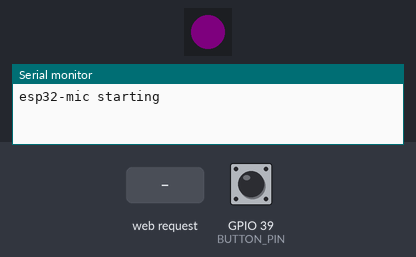
A program run on a simulated ESP32. Parts: 1 RGB LEDs in strip order, left to right, the last lines printed to the serial monitor. The test bench sets the inputs (shaded band); at power-on: GPIO 39 (BUTTON_PIN) HIGH. Dim RGB values are drawn brighter than linear; WiFi joins after 1.5 s; servers stay silent unless stated; I2S audio is not simulated (input reads silence).

Above: at 0.3 s.
At 3.4 s:
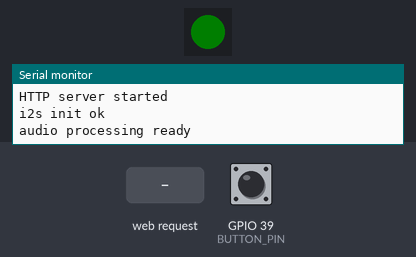
3.5 s: HTTP request GET /stream.wav received
5.0 s: GPIO 39 (BUTTON_PIN) pulled LOW for 3.2 s
Timing chart, 0 to 8.0 s (numbered marks = the images above; inputs shaded):
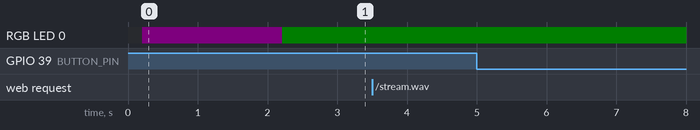

The program:

main.cpp
```cpp
#include <Arduino.h>
#include <WiFi.h>
#include <WebServer.h>
#include <ESPmDNS.h>
#include <FastLED.h>
#include <WiFiManager.h>
#include "driver/i2s.h"

static const char* MDNS_HOSTNAME = "esp32-mic";

// LED config (Atom Echo has SK6812 on GPIO 27)
#define LED_PIN 27
#define NUM_LEDS 1
static CRGB leds[NUM_LEDS];

// Button config (Atom Echo has button on GPIO 39 with external pullup)
#define BUTTON_PIN 39

void setLED(uint8_t r, uint8_t g, uint8_t b) {
  leds[0] = CRGB(r, g, b);
  FastLED.show();
}

void configModeCallback(WiFiManager *wm) {
  Serial.println("Entered config mode");
  setLED(50, 0, 50);  // Purple: config portal active
}

bool checkButtonLongPress() {
  static unsigned long pressStart = 0;
  if (digitalRead(BUTTON_PIN) == LOW) {
    if (pressStart == 0) pressStart = millis();
    if (millis() - pressStart > 3000) {
      pressStart = 0;
      return true;
    }
  } else {
    pressStart = 0;
  }
  return false;
}

WebServer server(80);

// Atom Echo PDM mic wiring (verify if needed)
// These are common defaults; adjust if mic levels read as ~0.
static const gpio_num_t MIC_CLK_PIN = GPIO_NUM_33; // PDM clock
static const gpio_num_t MIC_DATA_PIN = GPIO_NUM_34; // PDM data

static const int SAMPLE_RATE_HZ = 16000;
static const int READ_SAMPLES = 320; // 20 ms at 16 kHz

// Audio processing config
static const float HIGHPASS_CUTOFF_HZ = 80.0f;   // Remove low-frequency rumble
static const float LOWPASS_CUTOFF_HZ = 3000.0f;  // Remove high-frequency whine

// Filter state (single-pole IIR for HP, two-pole for LP)
static float hp_prev_in = 0.0f;
static float hp_prev_out = 0.0f;
static float hp_alpha = 0.0f;
static float lp_prev_out1 = 0.0f;
static float lp_prev_out2 = 0.0f;
static float lp_alpha = 0.0f;

void initAudioProcessing() {
  float dt = 1.0f / SAMPLE_RATE_HZ;

  // High-pass: alpha = RC / (RC + dt)
  float hp_rc = 1.0f / (2.0f * PI * HIGHPASS_CUTOFF_HZ);
  hp_alpha = hp_rc / (hp_rc + dt);

  // Low-pass: alpha = dt / (RC + dt)
  float lp_rc = 1.0f / (2.0f * PI * LOWPASS_CUTOFF_HZ);
  lp_alpha = dt / (lp_rc + dt);
}

// Apply band-pass filter (high-pass + two-stage low-pass for steeper rolloff)
void processAudio(int16_t* samples, int count) {
  for (int i = 0; i < count; i++) {
    float in = (float)samples[i];

    // High-pass
    float hp_out = hp_alpha * (hp_prev_out + in - hp_prev_in);
    hp_prev_in = in;
    hp_prev_out = hp_out;

    // Low-pass (two cascaded stages for -12dB/octave rolloff)
    lp_prev_out1 += lp_alpha * (hp_out - lp_prev_out1);
    lp_prev_out2 += lp_alpha * (lp_prev_out1 - lp_prev_out2);

    samples[i] = (int16_t)constrain((int)lp_prev_out2, -32768, 32767);
  }
}

static bool setupMic() {
  i2s_config_t i2s_config = {};
  i2s_config.mode = (i2s_mode_t)(I2S_MODE_MASTER | I2S_MODE_RX | I2S_MODE_PDM);
  i2s_config.sample_rate = SAMPLE_RATE_HZ;
  i2s_config.bits_per_sample = I2S_BITS_PER_SAMPLE_16BIT;
  i2s_config.channel_format = I2S_CHANNEL_FMT_ONLY_LEFT;
  i2s_config.communication_format = I2S_COMM_FORMAT_STAND_I2S;
  i2s_config.intr_alloc_flags = ESP_INTR_FLAG_LEVEL1;
  i2s_config.dma_buf_count = 4;
  i2s_config.dma_buf_len = READ_SAMPLES;
  i2s_config.use_apll = false;
  i2s_config.tx_desc_auto_clear = false;
  i2s_config.fixed_mclk = 0;

  i2s_pin_config_t pin_config = {};
  pin_config.bck_io_num = I2S_PIN_NO_CHANGE;
  pin_config.ws_io_num = MIC_CLK_PIN;
  pin_config.data_out_num = I2S_PIN_NO_CHANGE;
  pin_config.data_in_num = MIC_DATA_PIN;

  if (i2s_driver_install(I2S_NUM_0, &i2s_config, 0, nullptr) != ESP_OK) {
    return false;
  }
  if (i2s_set_pin(I2S_NUM_0, &pin_config) != ESP_OK) {
    return false;
  }
  if (i2s_set_clk(I2S_NUM_0, SAMPLE_RATE_HZ, I2S_BITS_PER_SAMPLE_16BIT, I2S_CHANNEL_MONO) != ESP_OK) {
    return false;
  }
  return true;
}

void handleHello() {
  server.send(200, "text/plain", "hello from esp32-mic\n");
}

// WAV header for 16-bit mono PCM at 16kHz, streaming (unknown length)
void sendWavHeader(WiFiClient& client) {
  const uint32_t sampleRate = SAMPLE_RATE_HZ;
  const uint16_t numChannels = 1;
  const uint16_t bitsPerSample = 16;
  const uint32_t byteRate = sampleRate * numChannels * bitsPerSample / 8;
  const uint16_t blockAlign = numChannels * bitsPerSample / 8;
  const uint32_t dataSize = 0xFFFFFFFF;  // Unknown length for streaming
  const uint32_t fileSize = 36 + dataSize;

  uint8_t header[44];
  // RIFF chunk
  memcpy(header, "RIFF", 4);
  memcpy(header + 4, &fileSize, 4);
  memcpy(header + 8, "WAVE", 4);
  // fmt subchunk
  memcpy(header + 12, "fmt ", 4);
  uint32_t fmtSize = 16;
  memcpy(header + 16, &fmtSize, 4);
  uint16_t audioFormat = 1;  // PCM
  memcpy(header + 20, &audioFormat, 2);
  memcpy(header + 22, &numChannels, 2);
  memcpy(header + 24, &sampleRate, 4);
  memcpy(header + 28, &byteRate, 4);
  memcpy(header + 32, &blockAlign, 2);
  memcpy(header + 34, &bitsPerSample, 2);
  // data subchunk
  memcpy(header + 36, "data", 4);
  memcpy(header + 40, &dataSize, 4);

  client.write(header, 44);
}

void handleStream() {
  WiFiClient client = server.client();

  // Send HTTP headers
  client.println("HTTP/1.1 200 OK");
  client.println("Content-Type: audio/wav");
  client.println("Connection: close");
  client.println();

  // Send WAV header
  sendWavHeader(client);

  // Stream live audio from mic
  int16_t samples[READ_SAMPLES];
  size_t bytes_read = 0;

  Serial.println("Streaming live audio...");
  setLED(0, 50, 50);  // Cyan: streaming

  while (client.connected()) {
    if (i2s_read(I2S_NUM_0, samples, sizeof(samples), &bytes_read, portMAX_DELAY) == ESP_OK) {
      if (bytes_read > 0) {
        processAudio(samples, bytes_read / sizeof(int16_t));
        client.write((uint8_t*)samples, bytes_read);
      }
    }
  }

  Serial.println("Stream ended");
  setLED(0, 50, 0);  // Green: idle
}

void setup() {
  Serial.begin(115200);
  delay(200);

  // Initialize LED
  FastLED.addLeds<SK6812, LED_PIN, GRB>(leds, NUM_LEDS);
  FastLED.setBrightness(20);
  setLED(0, 0, 50);  // Dim blue: starting up

  // Initialize button
  pinMode(BUTTON_PIN, INPUT);  // External pullup on Atom Echo

  Serial.println("esp32-mic starting");

  // WiFiManager setup
  WiFiManager wm;
  wm.setAPCallback(configModeCallback);
  wm.setConfigPortalTimeout(180);  // 3 min timeout

  setLED(50, 0, 50);  // Purple: config portal (if needed)
  if (!wm.autoConnect("ESP32-Mic-Setup")) {
    Serial.println("Config portal timeout, restarting...");
    ESP.restart();
  }
  Serial.println("WiFi connected!");
  WiFi.mode(WIFI_STA);
  WiFi.setSleep(false);
  delay(500);
  Serial.print("IP address: ");
  Serial.println(WiFi.localIP());
  setLED(0, 50, 0);  // Green: connected

  // Setup mDNS
  if (MDNS.begin(MDNS_HOSTNAME)) {
    MDNS.addService("http", "tcp", 80);
    Serial.printf("mDNS started: http://%s.local/stream.wav\n", MDNS_HOSTNAME);
  } else {
    Serial.println("mDNS failed to start");
  }

  // Setup HTTP server
  server.on("/", handleHello);
  server.on("/stream.wav", HTTP_GET, handleStream);
  server.begin();
  Serial.println("HTTP server started");

  if (!setupMic()) {
    Serial.println("i2s init failed");
    while (true) {
      setLED(50, 0, 0);  // Red: error
      delay(1000);
    }
  }
  Serial.println("i2s init ok");

  initAudioProcessing();
  Serial.println("audio processing ready");
}

void loop() {
  server.handleClient();

  // Check for long button press to enter config portal
  if (checkButtonLongPress()) {
    Serial.println("Button held - starting config portal");
    setLED(50, 0, 50);  // Purple
    WiFiManager wm;
    wm.setConfigPortalTimeout(180);
    wm.startConfigPortal("ESP32-Mic-Setup");
    WiFi.mode(WIFI_STA);
    MDNS.begin(MDNS_HOSTNAME);
    MDNS.addService("http", "tcp", 80);
    setLED(0, 50, 0);  // Green
  }

  // Update LED based on WiFi status (WiFi auto-reconnects)
  static bool wasConnected = true;
  if (WiFi.status() != WL_CONNECTED) {
    if (wasConnected) {
      Serial.println("WiFi disconnected, reconnecting...");
      setLED(0, 0, 50);  // Blue: reconnecting
      wasConnected = false;
    }
  } else if (!wasConnected) {
    Serial.println("WiFi reconnected");
    MDNS.begin(MDNS_HOSTNAME);
    MDNS.addService("http", "tcp", 80);
    setLED(0, 50, 0);  // Green: connected
    wasConnected = true;
  }
}
```
